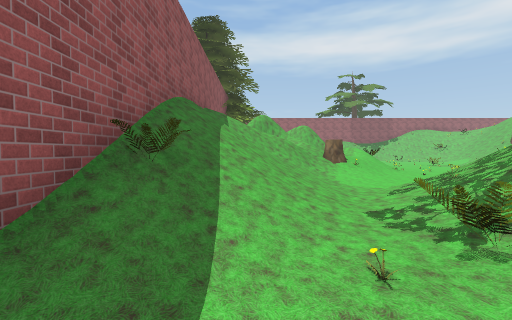
view 1 (above)

15 first-person views from a walk through a 3-D level made in the Unity game engine. The camera is 1.5 m above the floor, tilts 2° down and sees 90° across. The floor is counted in squares, 2 m on a side. Each view is taken from the middle of a square. On the plan, view 1 faces up. The plan holds only what a view shows up to about 9 squares ahead; the rest is blank. The place goes on beyond the plan. The player character is not drawn. Some surface patterns are stand-ins.

view 2
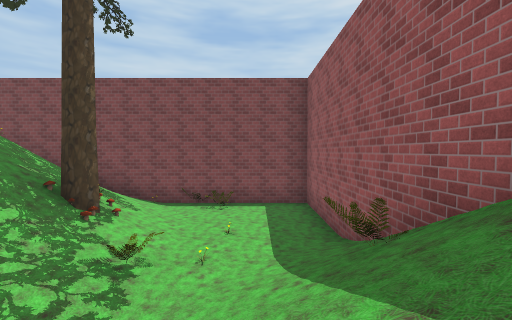

view 3
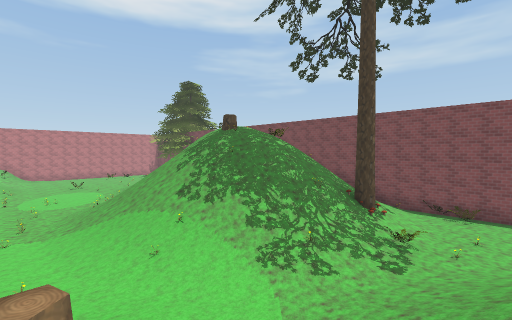

view 4
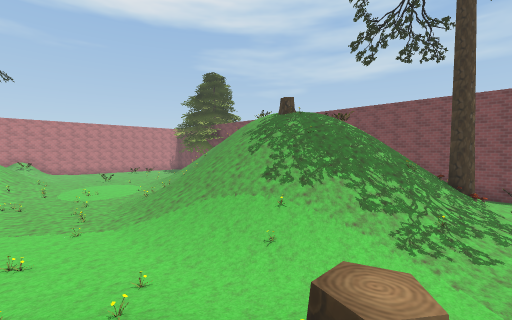

view 5
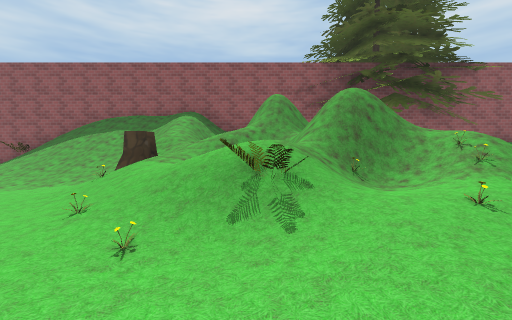

view 6
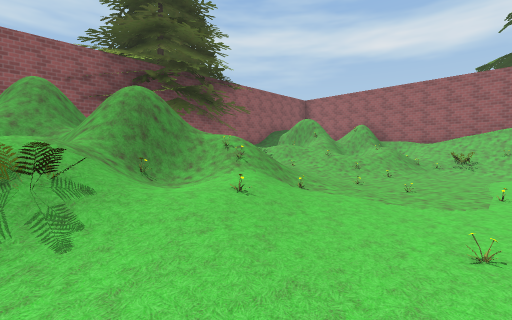

view 7
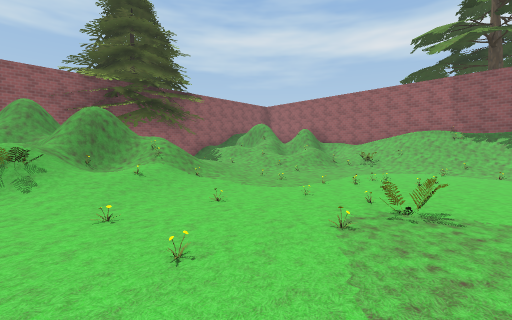

view 8
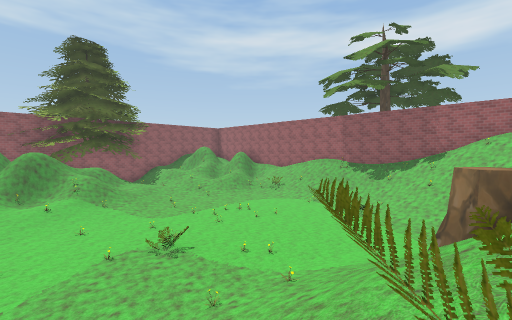

view 9
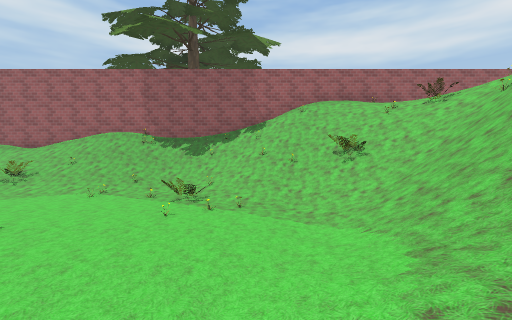

view 10
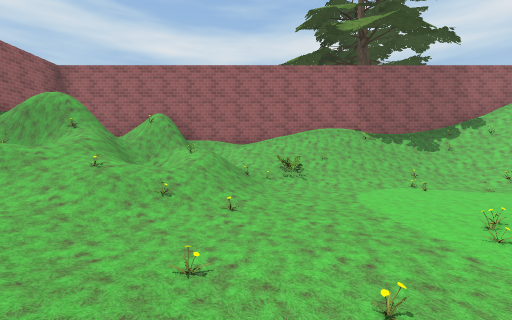

view 11
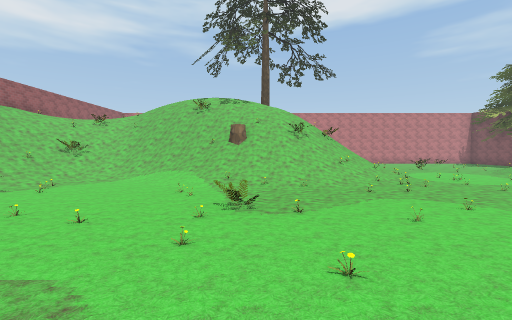

view 12
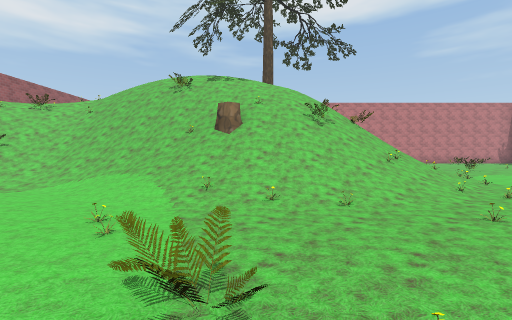

view 13
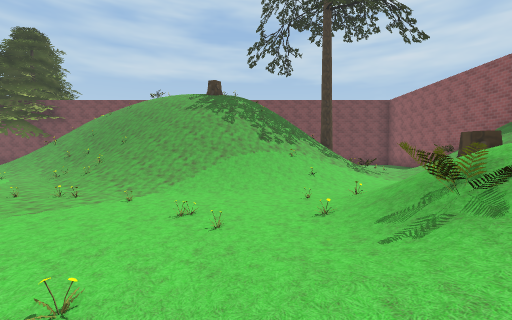

view 14
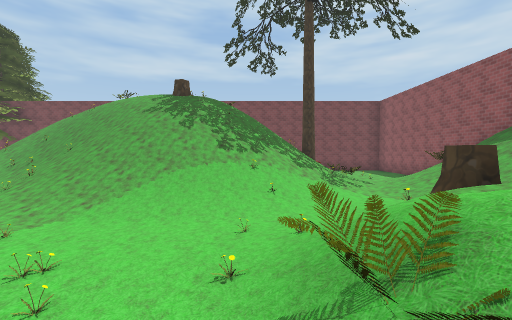

view 15
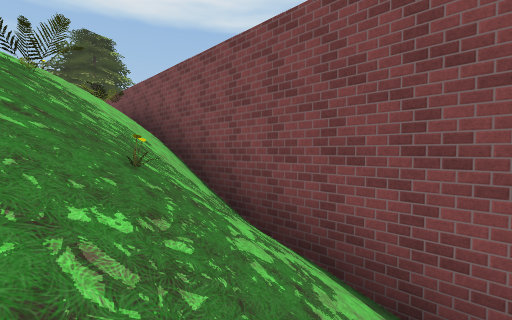

### Floor plan
Key: @ floor where view 1 was taken; # wall or solid block; . main floor; : floor 0.25 m higher than the main floor; + floor 0.5 m higher than the main floor; * floor 0.75 m higher than the main floor; % floor 1.5 m higher than the main floor; & floor 4.5 m higher than the main floor; $ floor 4.75 m higher than the main floor; / step, stairs or slope; = window, fence, low wall or low ledge; ^ raised ledge; v drop or lower ground; S stump; O other object.
Columns run from 2 left of view 1 to 18 right of it. Each row starts with its distance up from view 1.
 23    ##################
 22  ####/////////////
 21  # ==#////////////&
 20  ##=////O//:.//////$
 19  ##/////..../=//%///
 18  # ////:....././////
 17  # ///........./////
 16     */.........//v//
 15      +/.///../////#/
 14       /:......//S///
 13     ////...=..//////
 12  #  /#//./..../////
 11 ###^v=/+://.../////
 10 #/# / //.......//#
  9 #///////......////
  8 #////S//..//..../
  7 #/////..///..///...
  6 #///..///////.......
  5 #///./////////./. ..
  4 #///.///////////.
  3 #=/./////////////
  2 #//.=/////S//////
  1 #..//#//
  0 #.@//////#/
 -1 #....////////
 -2 #..#.///////^
 -3 ############ ==#

Where each view was taken, in squares from view 1:
view 1: 0 up, 0 right, facing up
view 2: 5 up, 0 right, facing down
view 3: 8 up, 0 right, facing down-right
view 4: 9 up, 2 right, facing down-right
view 5: 10 up, 7 right, facing left
view 6: 10 up, 7 right, facing up-left
view 7: 10 up, 10 right, facing up-left
view 8: 11 up, 14 right, facing up-left
view 9: 14 up, 12 right, facing up
view 10: 14 up, 5 right, facing up
view 11: 13 up, 5 right, facing right
view 12: 13 up, 8 right, facing right
view 13: 12 up, 6 right, facing down
view 14: 11 up, 5 right, facing down
view 15: 0 up, 4 right, facing down-right
